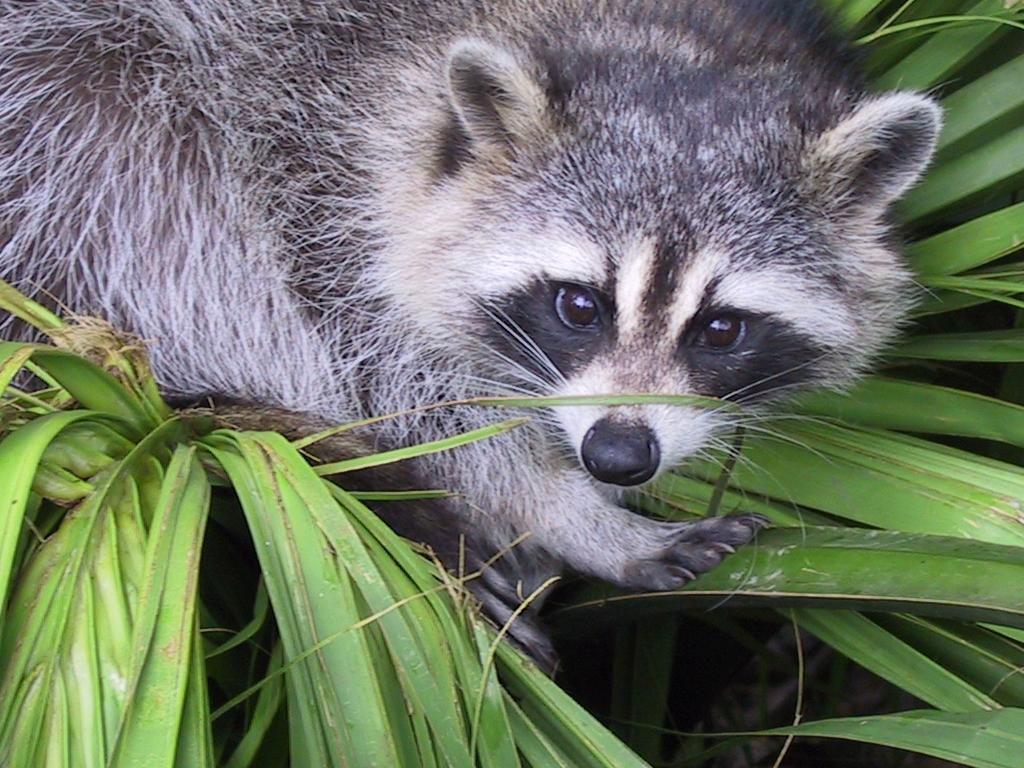
#> input picture Python1/ex04/animal.jpeg, 1024 x 768 px
$ python rotate.py
#> lines starting #> are read from the running program, lines starting #| are printed output that depends on the picture
### Python1/ex04/load_image.py
from PIL import Image


def ft_load(path: str) -> list:
    """
        Load an image from path
        Return a list of pixel data
    """
#> called with path = 'animal.jpeg'
    try:
        with Image.open(path) as img:
#> img is the input picture: PIL image 1024x768 RGB; mean R, G, B 110.7, 117.7, 102.1
            pixel_data = list(img.getdata())
#> pixel_data = 786432 items
            print("The shape of the image is:"
                  f" ({img.height}, {img.width}, {len(img.getbands())})")
#| The shape of the image is: (768, 1024, 3)
            ret_list = []
            for x in range(img.height):
                ret_list.append(pixel_data[x * img.width:(x + 1) * img.width])
#> after the loop, ret_list = 768 items
            return ret_list
    except FileNotFoundError:
        print("Image not found at path")
    except PermissionError:
        print("Error loading the image")
    return []

### Python1/ex04/rotate.py
from load_image import ft_load
import matplotlib.pyplot as plt
import numpy as np


def ft_rotate(path: str, angle: int) -> np.ndarray:
    """
    Rotate an image by an angle using NumPy.
    Return a NumPy array of pixel data.
    """
    try:
        if angle not in [0, 90, 180, 270]:
            raise ValueError("Angle must be 0, 90, 180, or 270")

        pixel_data = ft_load(path)
#> pixel_data = 768 items
        print(pixel_data)
#> (printed output is left out)

        if angle == 90:
            new_pixel_data = [list(rgb) for rgb in zip(*reversed(pixel_data))]
        elif angle == 180:
            new_pixel_data = [list(reversed(rgb))
                              for rgb in reversed(pixel_data)]
        elif angle == 270:
            new_pixel_data = [list(reversed(rgb))
                              for rgb in zip(*reversed(pixel_data))]
#> new_pixel_data = 1024 items

        new_pixel_data = np.array(new_pixel_data)
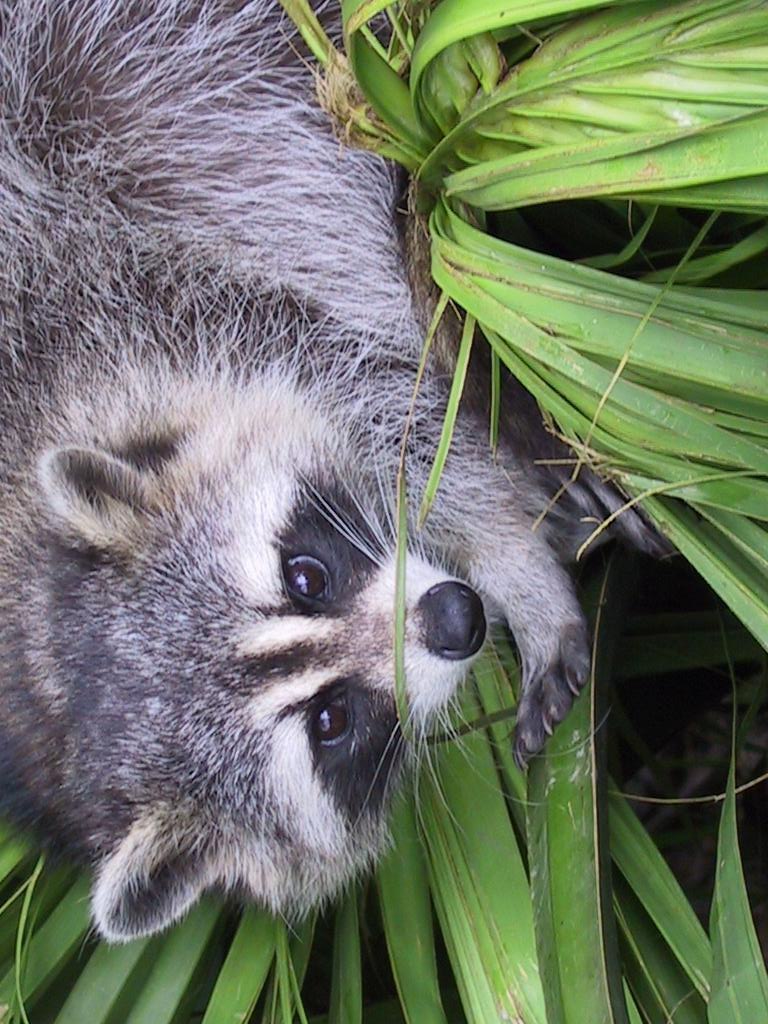
#> new_pixel_data: shape (1024, 768, 3) int64; mean of channels 0, 1, 2 110.7, 117.7, 102.1; drawn as R, G, B
        print(f"New shape after rotation: {new_pixel_data.shape}")
        print(new_pixel_data)
        plt.imshow(new_pixel_data)
        plt.savefig("rotate.png")
        plt.show()

        return new_pixel_data
    except Exception as err:
        print(err)
        return np.array([])


def main():
    """
        Test function
    """
    # ft_rotate("animal.jpeg", 0)
    # ft_rotate("animal.jpeg", 90)
    # ft_rotate("animal.jpeg", 180)
    ft_rotate("animal.jpeg", 270)
    # [4 lines of commented-out code are left out]


if __name__ == "__main__":
    main()
